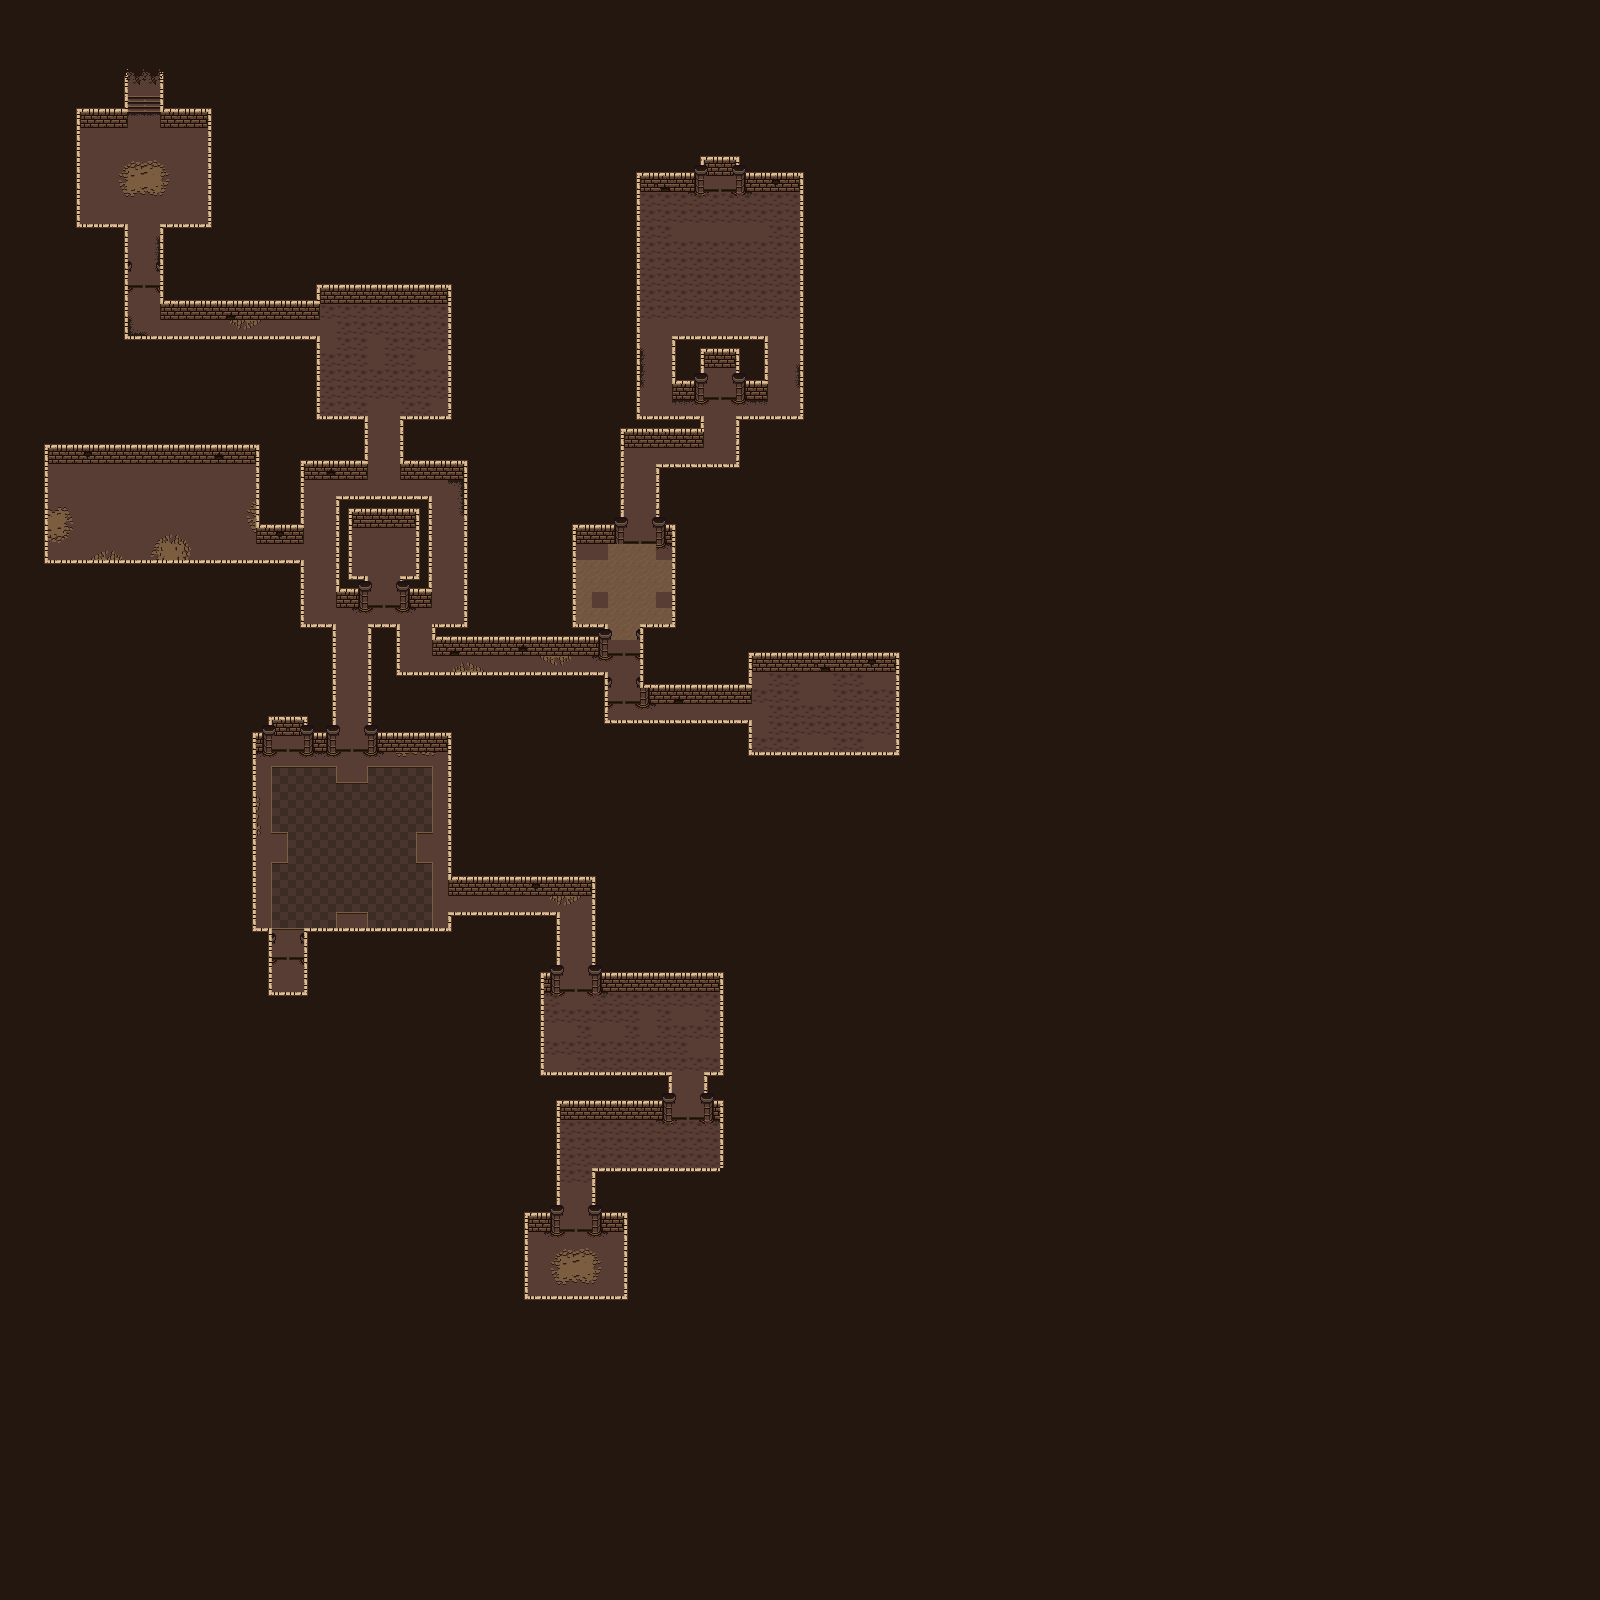

A level layout from a 2D game, rendered from its tile map. Below: a short description, then the map file with tile-grid data replaced by summaries:
An orthogonal 100x100 tile map with 16x16 px tiles, 9 tile layers (background, floorplan, floor, trapfloor, ...) and 205 objects (34x pillar, 20x room1Spike, 17x simonSaysSpike_1, 13x dungeonRoomSpike, 12x room3FloorSpike, ...).

<map version="1.0" tiledversion="2018.05.24" orientation="orthogonal" renderorder="left-down" width="100" height="100" tilewidth="16" tileheight="16" infinite="0" nextlayerid="17" nextobjectid="274">
 <tileset firstgid="1" source="../tilesets/PixelDungeonTileset.tsx" />
 <layer id="1" name="background" width="100" height="100">
  <data>[10000 cells, 10000 non-empty, 1 distinct tile ids]</data>
 </layer>
 <layer id="2" name="floorplan" width="100" height="100">
  <data>[10000 cells, 1124 non-empty, 5 distinct tile ids]</data>
 </layer>
 <layer id="3" name="floor" width="100" height="100">
  <data>[10000 cells, 991 non-empty, 23 distinct tile ids]</data>
 </layer>
 <layer id="4" name="trapfloor" width="100" height="100">
  <data>[10000 cells, 474 non-empty, 17 distinct tile ids]</data>
 </layer>
 <layer id="5" name="walls" width="100" height="100">
  <data>[10000 cells, 160 non-empty, 13 distinct tile ids]</data>
 </layer>
 <layer id="6" name="wallTop1" width="100" height="100">
  <data>[10000 cells, 564 non-empty, 1 distinct tile ids]</data>
 </layer>
 <layer id="7" name="wallTop2" width="100" height="100">
  <data>[10000 cells, 545 non-empty, 5 distinct tile ids]</data>
 </layer>
 <layer id="8" name="wallTop3" width="100" height="100">
  <data>[10000 cells, 96 non-empty, 7 distinct tile ids]</data>
 </layer>
 <layer id="9" name="decoration" width="100" height="100">
  <data>[10000 cells, 2 non-empty, 1 distinct tile ids]</data>
 </layer>
 <objectgroup color="#ff0000" id="10" name="traps">
  <object id="5" name="room1" x="528" y="976">
   <properties>
    <property name="entity" value="trapRoom" />
   </properties>
   <polyline points="0,-16 208,-16 208,288 0,288 0,0 0,-16" />
  </object>
  <object id="6" name="room2" x="560" y="528">
   <properties>
    <property name="entity" value="trapRoom" />
   </properties>
   <polyline points="0,-16 128,-16 128,137.667 0,137.667 0,0 0,-16" />
  </object>
  <object id="7" name="room3" x="736" y="656">
   <properties>
    <property name="entity" value="trapRoom" />
   </properties>
   <polyline points="-16,0 0,0 176,0 176,128 -16,128 -16,0" />
  </object>
  <object id="8" name="room4" x="304" y="288">
   <properties>
    <property name="entity" value="trapRoom" />
   </properties>
   <polyline points="-16,0 0,0 160,0 160,160 160,176 -16,176 -16,0" />
  </object>
  <object id="43" name="room3FloorSpike" x="752" y="688" width="16" height="16">
   <properties>
    <property name="enabled" type="bool" value="true" />
    <property name="entity" value="floorSpike" />
    <property name="room" value="room3" />
    <property name="size" value="1x1" />
    <property name="target" value="" />
    <property name="timed" type="bool" value="true" />
    <property name="timer" type="float" value="1.75" />
    <property name="trigger" type="bool" value="false" />
   </properties>
  </object>
  <object id="44" name="room3FloorSpike" x="752" y="736" width="16" height="16">
   <properties>
    <property name="enabled" type="bool" value="true" />
    <property name="entity" value="floorSpike" />
    <property name="room" value="room3" />
    <property name="size" value="1x1" />
    <property name="target" value="" />
    <property name="timed" type="bool" value="true" />
    <property name="timer" type="float" value="1.75" />
    <property name="trigger" type="bool" value="false" />
   </properties>
  </object>
  <object id="45" name="room3FloorSpike" x="768" y="672" width="32" height="32">
   <properties>
    <property name="enabled" type="bool" value="true" />
    <property name="entity" value="floorSpike" />
    <property name="room" value="room3" />
    <property name="size" value="2x2" />
    <property name="target" value="" />
    <property name="timed" type="bool" value="true" />
    <property name="timer" type="float" value="1.75" />
    <property name="trigger" type="bool" value="false" />
   </properties>
  </object>
  <object id="46" name="room3FloorSpike" x="768" y="736" width="32" height="32">
   <properties>
    <property name="enabled" type="bool" value="true" />
    <property name="entity" value="floorSpike" />
    <property name="room" value="room3" />
    <property name="size" value="2x2" />
    <property name="target" value="" />
    <property name="timed" type="bool" value="true" />
    <property name="timer" type="float" value="1.75" />
    <property name="trigger" type="bool" value="false" />
   </properties>
  </object>
  <object id="53" name="room3FloorSpike" x="864" y="688" width="32" height="16">
   <properties>
    <property name="enabled" type="bool" value="true" />
    <property name="entity" value="floorSpike" />
    <property name="room" value="room3" />
    <property name="size" value="2x1" />
    <property name="target" value="" />
    <property name="timed" type="bool" value="true" />
    <property name="timer" type="float" value="1.75" />
    <property name="trigger" type="bool" value="false" />
   </properties>
  </object>
  <object id="54" name="room3FloorSpike" x="768" y="704" width="32" height="32">
   <properties>
    <property name="enabled" type="bool" value="true" />
    <property name="entity" value="floorSpike" />
    <property name="room" value="room3" />
    <property name="size" value="2x2" />
    <property name="target" value="" />
    <property name="timed" type="bool" value="true" />
    <property name="timer" type="float" value="1" />
    <property name="trigger" type="bool" value="false" />
   </properties>
  </object>
  <object id="56" name="room3FloorSpike" x="800" y="704" width="32" height="32">
   <properties>
    <property name="enabled" type="bool" value="true" />
    <property name="entity" value="floorSpike" />
    <property name="room" value="room3" />
    <property name="size" value="2x2" />
    <property name="target" value="" />
    <property name="timed" type="bool" value="true" />
    <property name="timer" type="float" value="1" />
    <property name="trigger" type="bool" value="false" />
   </properties>
  </object>
  <object id="57" name="room3FloorSpike" x="832" y="704" width="32" height="32">
   <properties>
    <property name="enabled" type="bool" value="true" />
    <property name="entity" value="floorSpike" />
    <property name="room" value="room3" />
    <property name="size" value="2x2" />
    <property name="target" value="" />
    <property name="timed" type="bool" value="true" />
    <property name="timer" type="float" value="1" />
    <property name="trigger" type="bool" value="false" />
   </properties>
  </object>
  <object id="58" name="room3FloorSpike" x="864" y="704" width="16" height="32">
   <properties>
    <property name="enabled" type="bool" value="true" />
    <property name="entity" value="floorSpike" />
    <property name="room" value="room3" />
    <property name="size" value="1x2" />
    <property name="target" value="" />
    <property name="timed" type="bool" value="true" />
    <property name="timer" type="float" value="1" />
    <property name="trigger" type="bool" value="false" />
   </properties>
  </object>
  </objectgroup>
 <objectgroup color="#55aa00" id="11" name="blocks">
  <!-- 69 objects omitted --></objectgroup>
 <objectgroup id="12" name="tutorial" />
 <objectgroup color="#0000ff" id="13" name="doors">
  <!-- 39 objects omitted --></objectgroup>
 <objectgroup color="#000000" id="14" name="collision" locked="1">
  <!-- 3 objects omitted --></objectgroup>
 <objectgroup color="#ffffff" id="15" name="points">
  <!-- 2 objects omitted --></objectgroup>
 <objectgroup color="#00ff00" id="16" name="puzzle" opacity="0.75">
  <!-- 5 objects omitted --></objectgroup>
</map>
<!-- 192 of 205 objects omitted -->
